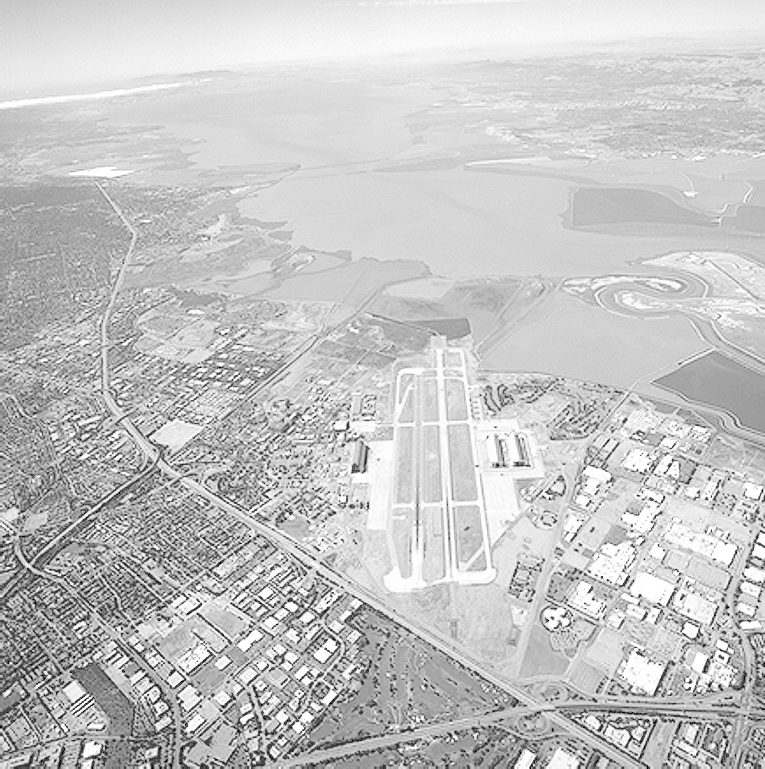
#> input picture images/runway.png, 765 x 769 px
$ jupyter execute 01.ipynb
#> lines starting #> are read from the running program, lines starting #| are printed output that depends on the picture
# IN5437 — Assignment 1
## Question 1: Intensity Transformations on the Runway Image

**Name:** Benjamine
**Index:** 258762Q

Three intensity transformations applied to the runway image:
- (a) Gamma correction with γ = 0.5
- (b) Gamma correction with γ = 2.0
- (c) Piecewise-linear contrast stretching with r₁ = 0.2, r₂ = 0.8

Each is implemented using a lookup table (LUT), following the L02 methodology.

[cell 1]
import cv2 as cv
import numpy as np
import matplotlib.pyplot as plt

[cell 2]
# Read the runway image in grayscale (relative path from notebooks/ to images/)
q1_im = cv.imread('../images/runway.png', cv.IMREAD_GRAYSCALE)
#> q1_im is the input picture: shape (769, 765); min 0, max 255, mean 197.1
assert q1_im is not None, "File could not be read. Check the path."
print('Shape:', q1_im.shape, '| Min:', q1_im.min(), '| Max:', q1_im.max(), '| Mean:', round(float(q1_im.mean()), 2))
#| Shape: (769, 765) | Min: 0 | Max: 255 | Mean: 197.12

### Question 01.a: Gamma correction, γ = 0.5

[cell 3]
# Build LUT for γ = 0.5
gamma_1a = 0.5
t_1a = np.array([((i/255.0) ** gamma_1a) * 255 for i in np.arange(0, 256)]).astype(np.uint8)

# Apply the LUT
g_1a = cv.LUT(q1_im, t_1a)
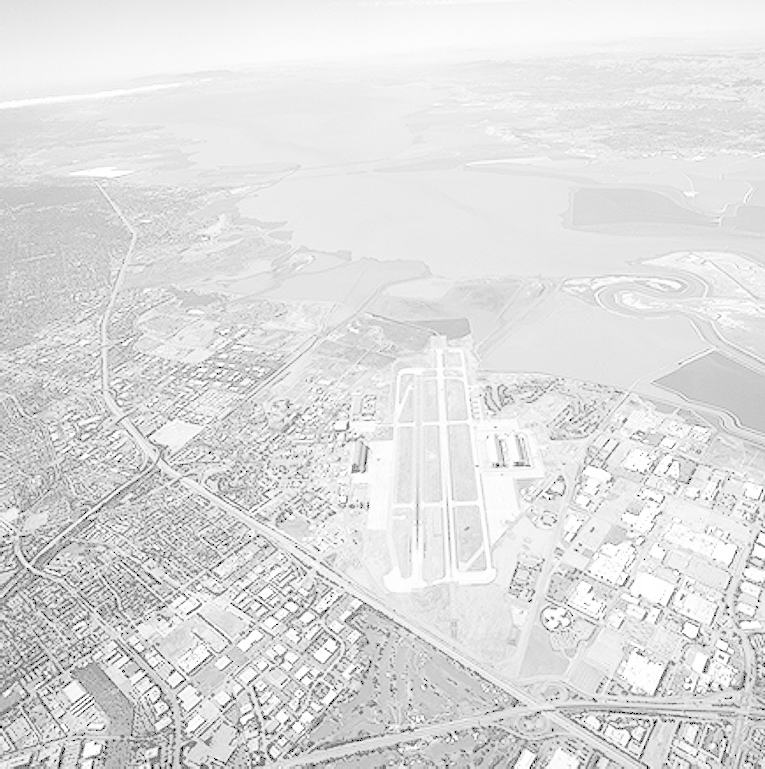
#> g_1a: shape (769, 765); min 0, max 255, mean 222

# Display: original | curve | result
fig, ax = plt.subplots(1, 3, figsize=(15, 5))
ax[0].imshow(q1_im, cmap='gray', vmin=0, vmax=255); ax[0].set_title('Original'); ax[0].axis('off')
ax[1].plot(np.arange(256), t_1a); ax[1].set_xlim(0,255); ax[1].set_ylim(0,255); ax[1].set_title(f'γ = {gamma_1a}'); ax[1].grid(alpha=0.3); ax[1].set_aspect('equal')
ax[2].imshow(g_1a, cmap='gray', vmin=0, vmax=255); ax[2].set_title(f'Gamma γ = {gamma_1a}'); ax[2].axis('off')
plt.show()
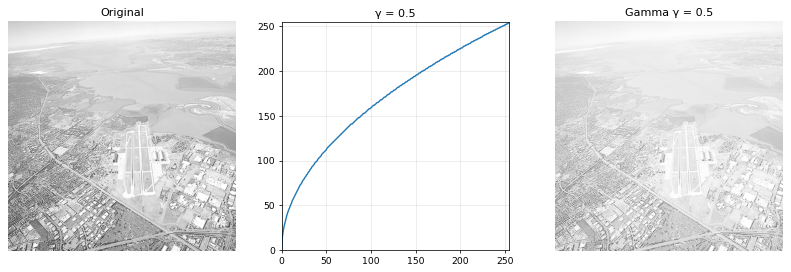
#> figure drawn by matplotlib, 3 panels; panel 2: curve peaks at x = 255, y = 255

### Question 01.b: Gamma correction, γ = 2

[cell 4]
# Build LUT for γ = 2.0
gamma_1b = 2.0
t_1b = np.array([((i/255.0) ** gamma_1b) * 255 for i in np.arange(0, 256)]).astype(np.uint8)

# Apply the LUT
g_1b = cv.LUT(q1_im, t_1b)
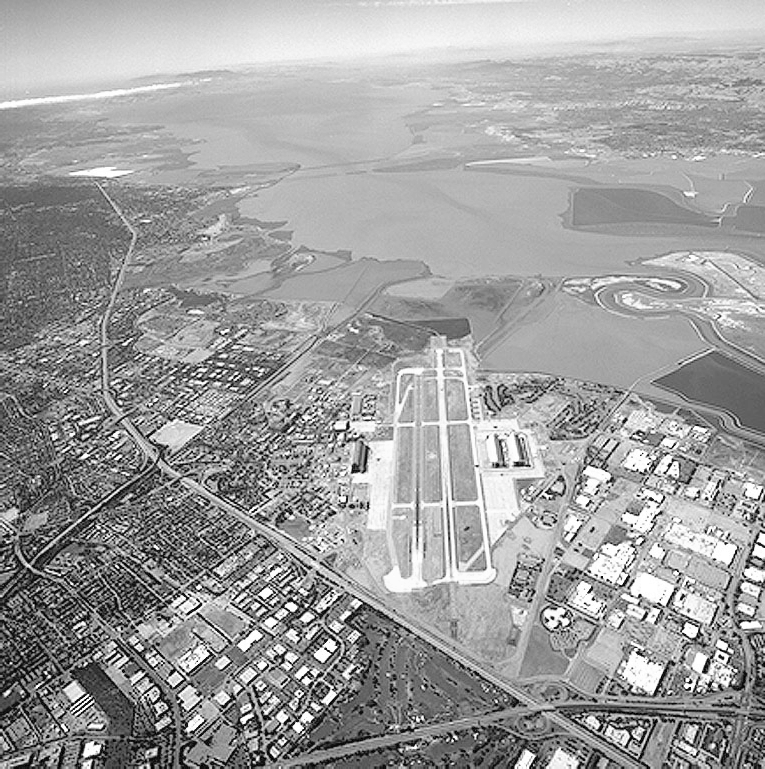
#> g_1b: shape (769, 765); min 0, max 255, mean 158.5

# Display
fig, ax = plt.subplots(1, 3, figsize=(15, 5))
ax[0].imshow(q1_im, cmap='gray', vmin=0, vmax=255); ax[0].set_title('Original'); ax[0].axis('off')
ax[1].plot(np.arange(256), t_1b); ax[1].set_xlim(0,255); ax[1].set_ylim(0,255); ax[1].set_title(f'γ = {gamma_1b}'); ax[1].grid(alpha=0.3); ax[1].set_aspect('equal')
ax[2].imshow(g_1b, cmap='gray', vmin=0, vmax=255); ax[2].set_title(f'Gamma γ = {gamma_1b}'); ax[2].axis('off')
plt.show()
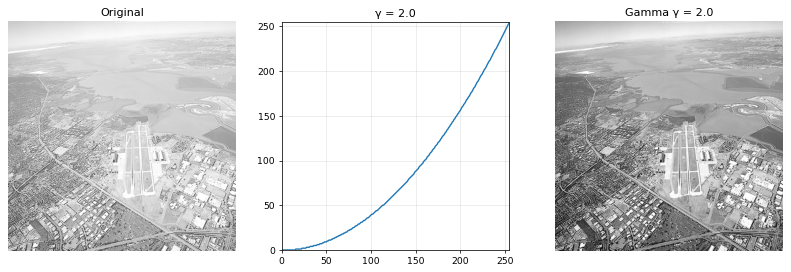
#> figure drawn by matplotlib, 3 panels; panel 2: curve peaks at x = 255, y = 255

### Question 01.c: Contrast stretching, r₁ = 0.2, r₂ = 0.8

[cell 5]
# Build the piecewise LUT
r1_1c, r2_1c = 0.2, 0.8
r_norm = np.arange(256) / 255.0
s_norm = np.zeros_like(r_norm)
mid = (r_norm >= r1_1c) & (r_norm <= r2_1c)
s_norm[mid] = (r_norm[mid] - r1_1c) / (r2_1c - r1_1c)
s_norm[r_norm > r2_1c] = 1.0
t_1c = np.clip(s_norm * 255, 0, 255).astype(np.uint8)

# Apply the LUT
g_1c = cv.LUT(q1_im, t_1c)
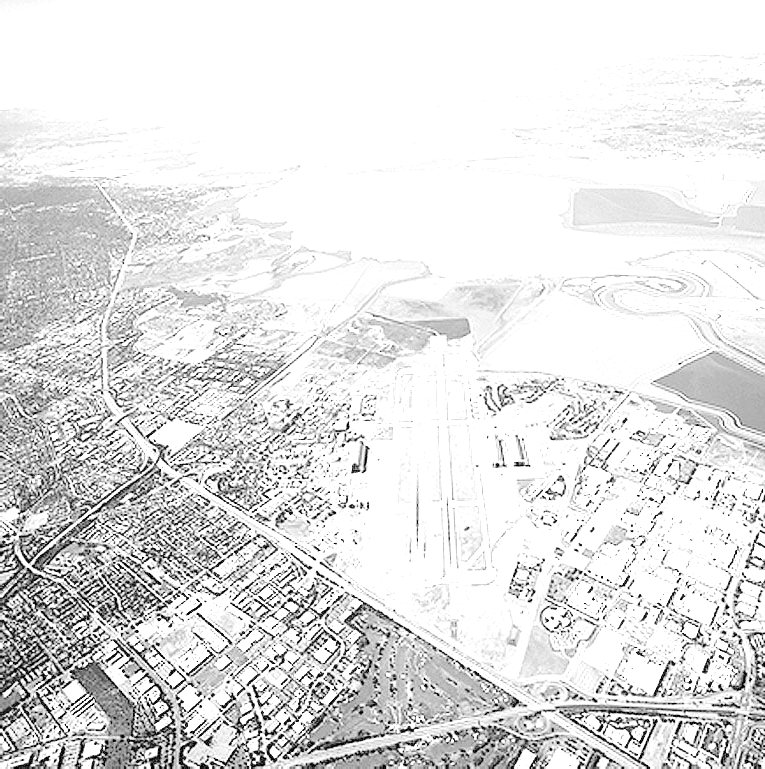
#> g_1c: shape (769, 765); min 0, max 255, mean 225.1

# Display
fig, ax = plt.subplots(1, 3, figsize=(15, 5))
ax[0].imshow(q1_im, cmap='gray', vmin=0, vmax=255); ax[0].set_title('Original'); ax[0].axis('off')
ax[1].plot(np.arange(256), t_1c); ax[1].set_xlim(0,255); ax[1].set_ylim(0,255); ax[1].set_title('Contrast stretch'); ax[1].grid(alpha=0.3); ax[1].set_aspect('equal')
ax[2].imshow(g_1c, cmap='gray', vmin=0, vmax=255); ax[2].set_title('Contrast stretched'); ax[2].axis('off')
plt.show()
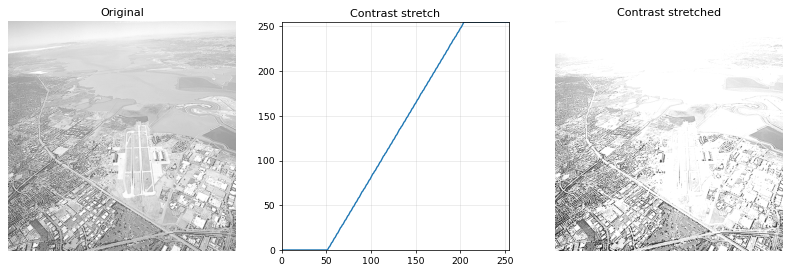
#> figure drawn by matplotlib, 3 panels; panel 2: curve peaks at x = 204, y = 255

$ run again, with images/brain_proton_density_slice.png copied over images/runway.png
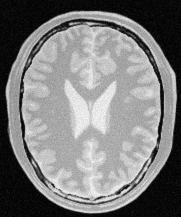
#> input picture images/brain_proton_density_slice.png, 181 x 217 px
#> q1_im is the input picture: shape (217, 181); min 0, max 251, mean 123.7
#| Shape: (217, 181) | Min: 0 | Max: 251 | Mean: 123.74
#> `g_1c = cv.LUT(q1_im, t_1c)`:
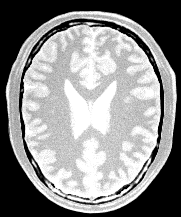
#> g_1c: shape (217, 181); min 0, max 255, mean 140
#> `plt.show()`:
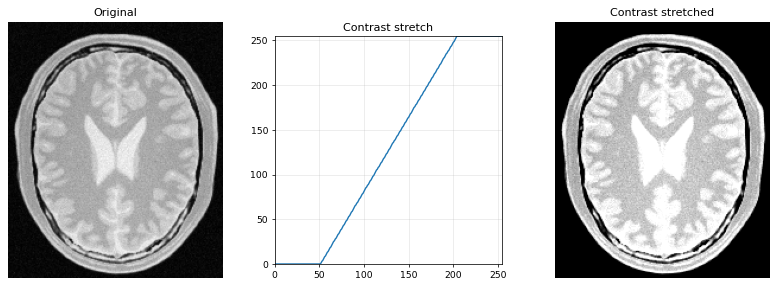
#> figure drawn by matplotlib, 3 panels; panel 2: curve peaks at x = 204, y = 255
